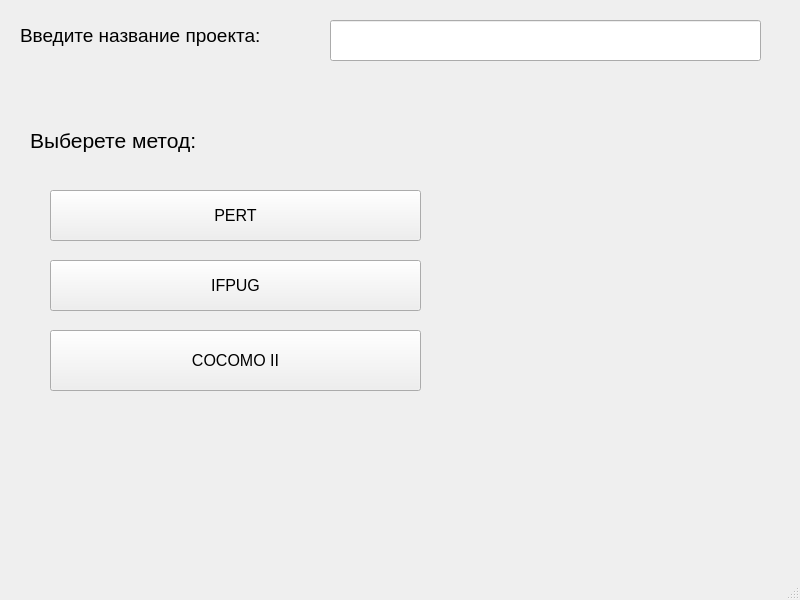
<?xml version="1.0" encoding="UTF-8"?>
<ui version="4.0">
 <class>MainWindow</class>
 <widget class="QMainWindow" name="MainWindow">
  <property name="geometry">
   <rect>
    <x>0</x>
    <y>0</y>
    <width>800</width>
    <height>600</height>
   </rect>
  </property>
  <property name="font">
   <font>
    <pointsize>12</pointsize>
   </font>
  </property>
  <property name="windowTitle">
   <string>Оценка трудоёмкости проекта</string>
  </property>
  <widget class="QWidget" name="centralwidget">
   <widget class="QPushButton" name="PERT_button">
    <property name="geometry">
     <rect>
      <x>50</x>
      <y>190</y>
      <width>371</width>
      <height>51</height>
     </rect>
    </property>
    <property name="text">
     <string>PERT</string>
    </property>
   </widget>
   <widget class="QPushButton" name="IFPUG_button">
    <property name="geometry">
     <rect>
      <x>50</x>
      <y>260</y>
      <width>371</width>
      <height>51</height>
     </rect>
    </property>
    <property name="text">
     <string>IFPUG</string>
    </property>
   </widget>
   <widget class="QPushButton" name="COCOMO_button">
    <property name="geometry">
     <rect>
      <x>50</x>
      <y>330</y>
      <width>371</width>
      <height>61</height>
     </rect>
    </property>
    <property name="text">
     <string>COCOMO II</string>
    </property>
   </widget>
   <widget class="QLabel" name="label">
    <property name="geometry">
     <rect>
      <x>30</x>
      <y>120</y>
      <width>321</width>
      <height>41</height>
     </rect>
    </property>
    <property name="font">
     <font>
      <pointsize>16</pointsize>
     </font>
    </property>
    <property name="text">
     <string>Выберете метод:</string>
    </property>
   </widget>
   <widget class="QLabel" name="label_2">
    <property name="geometry">
     <rect>
      <x>20</x>
      <y>20</y>
      <width>301</width>
      <height>31</height>
     </rect>
    </property>
    <property name="font">
     <font>
      <pointsize>14</pointsize>
     </font>
    </property>
    <property name="text">
     <string>Введите название проекта:</string>
    </property>
   </widget>
   <widget class="QLineEdit" name="NameProject">
    <property name="geometry">
     <rect>
      <x>330</x>
      <y>20</y>
      <width>431</width>
      <height>41</height>
     </rect>
    </property>
   </widget>
  </widget>
  <widget class="QMenuBar" name="menubar">
   <property name="geometry">
    <rect>
     <x>0</x>
     <y>0</y>
     <width>800</width>
     <height>34</height>
    </rect>
   </property>
  </widget>
  <widget class="QStatusBar" name="statusbar"/>
 </widget>
 <resources/>
 <connections/>
</ui>
